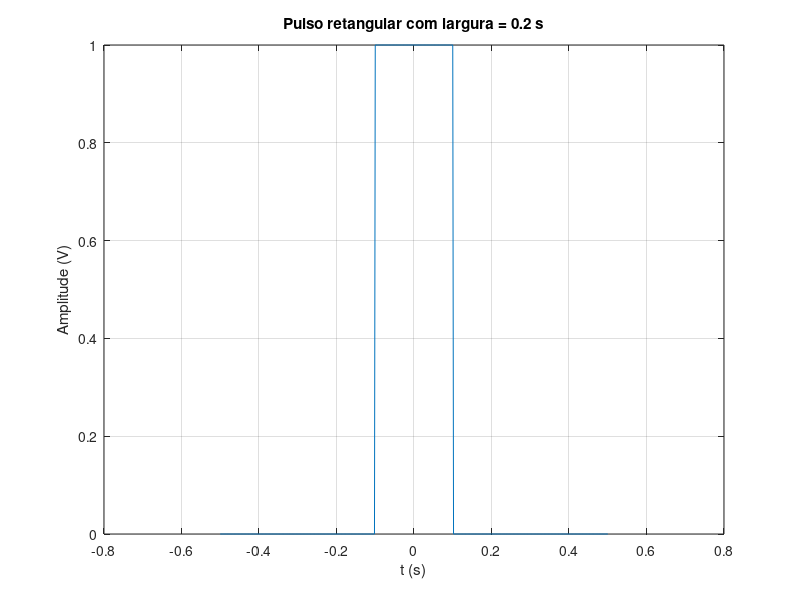

MATLAB code for this plot:
% -------------------------------------------------------------------------
% Pulso Retangular
% -------------------------------------------------------------------------
% Autor: Leonardo Amaral
% Data: 2024/01
% Descrição: Código de um pulso retangular adaptado do livro "Digital 
% Modulations using Matlab" de Mathuranathan Viswanathan. 
% -------------------------------------------------------------------------

clc; close all; clear all; 

fs =500; % taxa de amostragem 
V = 1; % V, amplitude do pulso retangular
T = 0.2; % s, largura do pulso retangular
t = -0.5:1/fs:0.5; % base de tempo

g = V*((t>-T/2).*(t<T/2)+0.5*(t==T/2)+0.5*(t==-T/2)); % equação do sinal

plot(t,g); % plota o sinal
grid on; % mostra linhas de grade
title(['Pulso retangular com largura = ', num2str(T), ' s']); % adiciona título
xlabel('t (s)'); % adiciona título no eixo x
ylabel('Amplitude (V)'); % adiciona título no eixo y